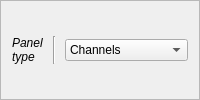
                <widget class="QFrame" name="frame">
                 <property name="frameShape">
                  <enum>QFrame::StyledPanel</enum>
                 </property>
                 <property name="frameShadow">
                  <enum>QFrame::Raised</enum>
                 </property>
                 <layout class="QGridLayout" name="gridLayout_24">
                  <item row="0" column="1">
                   <widget class="Line" name="line_14">
                    <property name="minimumSize">
                     <size>
                      <width>10</width>
                      <height>0</height>
                     </size>
                    </property>
                    <property name="orientation">
                     <enum>Qt::Vertical</enum>
                    </property>
                   </widget>
                  </item>
                  <item row="0" column="0">
                   <widget class="QLabel" name="label_77">
                    <property name="font">
                     <font>
                      <italic>true</italic>
                     </font>
                    </property>
                    <property name="text">
                     <string>Panel
type</string>
                    </property>
                   </widget>
                  </item>
                  <item row="0" column="2">
                   <widget class="QComboBox" name="_pan_pick">
                    <property name="toolTip">
                     <string>&lt;html&gt;&lt;head/&gt;&lt;body&gt;&lt;p&gt;Select the panel type to control&lt;/p&gt;&lt;/body&gt;&lt;/html&gt;</string>
                    </property>
                    <item>
                     <property name="text">
                      <string>Channels</string>
                     </property>
                    </item>
                    <item>
                     <property name="text">
                      <string>Time-frequency</string>
                     </property>
                    </item>
                    <item>
                     <property name="text">
                      <string>Hypnogram</string>
                     </property>
                    </item>
                    <item>
                     <property name="text">
                      <string>Topoplot</string>
                     </property>
                    </item>
                   </widget>
                  </item>
                  <item row="1" column="2">
                   <spacer name="horizontalSpacer_44">
                    <property name="orientation">
                     <enum>Qt::Horizontal</enum>
                    </property>
                    <property name="sizeHint" stdset="0">
                     <size>
                      <width>40</width>
                      <height>0</height>
                     </size>
                    </property>
                   </spacer>
                  </item>
                 </layout>
                </widget>
